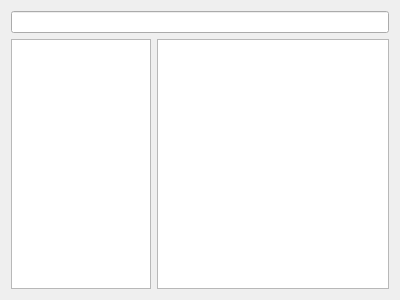
<?xml version="1.0" encoding="UTF-8"?>
<ui version="4.0">
 <class>FileExplorer</class>
 <widget class="QWidget" name="FileExplorer">
  <property name="geometry">
   <rect>
    <x>0</x>
    <y>0</y>
    <width>400</width>
    <height>300</height>
   </rect>
  </property>
  <property name="windowTitle">
   <string>Form</string>
  </property>
  <layout class="QVBoxLayout" name="verticalLayout">
   <item>
    <widget class="QLineEdit" name="pathEdit"/>
   </item>
   <item>
    <layout class="QHBoxLayout" name="horizontalLayout" stretch="3,5">
     <item>
      <widget class="QTreeView" name="dirView"/>
     </item>
     <item>
      <widget class="QTableView" name="filesView"/>
     </item>
    </layout>
   </item>
  </layout>
 </widget>
 <resources/>
 <connections/>
</ui>
